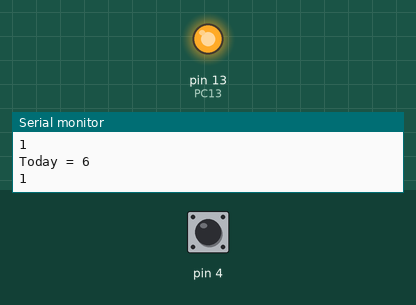
Recording of a sketch running on a simulated Arduino Uno, built for the host (arithmetic inside an expression is 32-bit, double 64-bit). On the bench: output pins drawn as LEDs (lit = HIGH), the last lines printed to the serial monitor. The test bench sets the inputs (shaded band); at power-on: pin 4 HIGH.

Above: at 2.8 s.
2.9 s: pin 4 pulled LOW for 1.2 s
At 3.9 s:
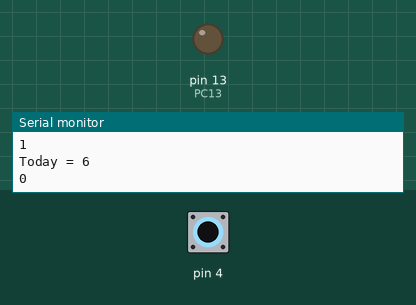
6.5 s: pin 4 pulled LOW for 3.2 s
At 10.4 s:
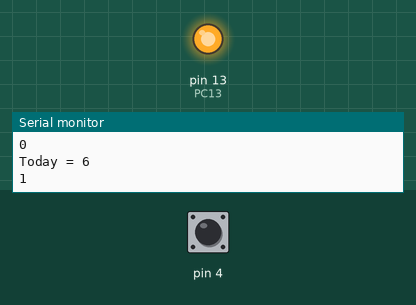
Timing chart, 0 to 11.9 s (numbered marks = the images above; inputs shaded):
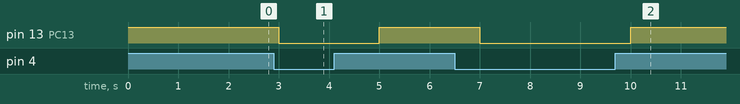

Measured:
- after the input at 2.9 s, pin 13 (PC13): HIGH → LOW after 0.10 s, → HIGH 2.0 s later
- after the input at 6.5 s, pin 13 (PC13): HIGH → LOW after 0.50 s, → HIGH 3.0 s later

The sketch:

Three_unary.ino
```cpp
#define button PA4
#define PC13 LED_BUILTIN
boolean State = false ;
enum DAY
{
      MON=1, TUE, WED, THU, FRI, SAT, SUN
};

void setup() {
  Serial.begin(9600);
pinMode(button,INPUT_PULLUP);
pinMode(PC13,OUTPUT);
digitalWrite(PC13,HIGH);
digitalWrite(button,HIGH);
}

void loop() {
  while(1){
State = digitalRead(button);
Serial.println(State);
State == HIGH ? digitalWrite(PC13,HIGH) : digitalWrite(PC13,LOW);
delay(1000);
enum DAY day;
    day = SAT;
    char buffer[8];
sprintf(buffer, "Today = %d\n", day);
Serial.print(buffer);
//三目运算等价于
//if(Status == true){
//    digitalWrite(PC13,HIGH);
//}else{
//  digitalWrite(PC13,LOW);
//  }
}
}
```
